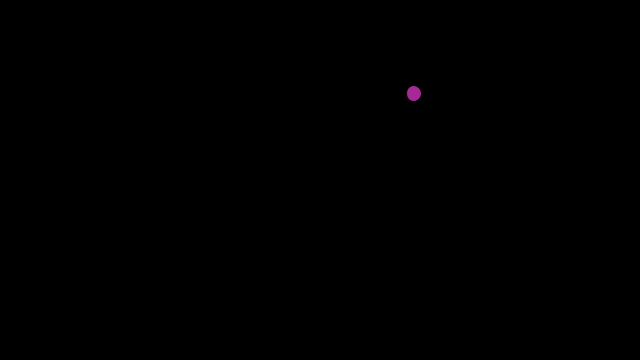
Frame 1 (no input)
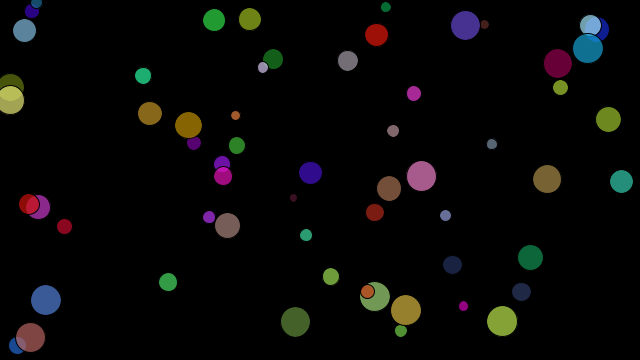
Frame 60 (the mouse pressed at the canvas centre just before this capture)
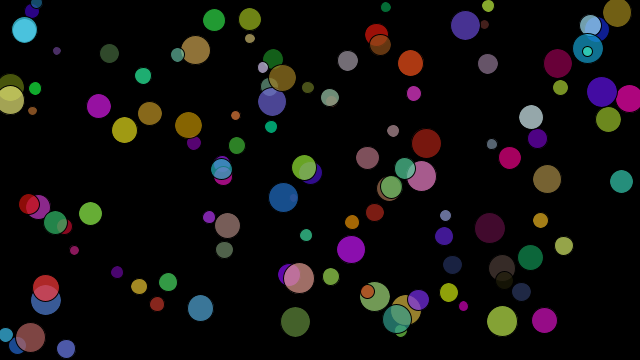
Frame 120 (the mouse held since frame 60 and released just before this capture)

The Processing sketch that drew these frames (run headless with seeded random() and noise(); from frame 60 on, the mouse is pressed at the canvas centre):

// Processing sketch: random_example
// ── random_example.pde


void setup() {
  size(640, 360);
  smooth(); 
  background(0);
}

void draw() {

  float x = random(0, width);
  float y = random(0, height);
  float r = random(255);
  float g = random(255);
  float b = random(255);
  float diam = random(8, 32);
  fill(r, g, b, 175);
  ellipse(x, y, diam, diam);
}
